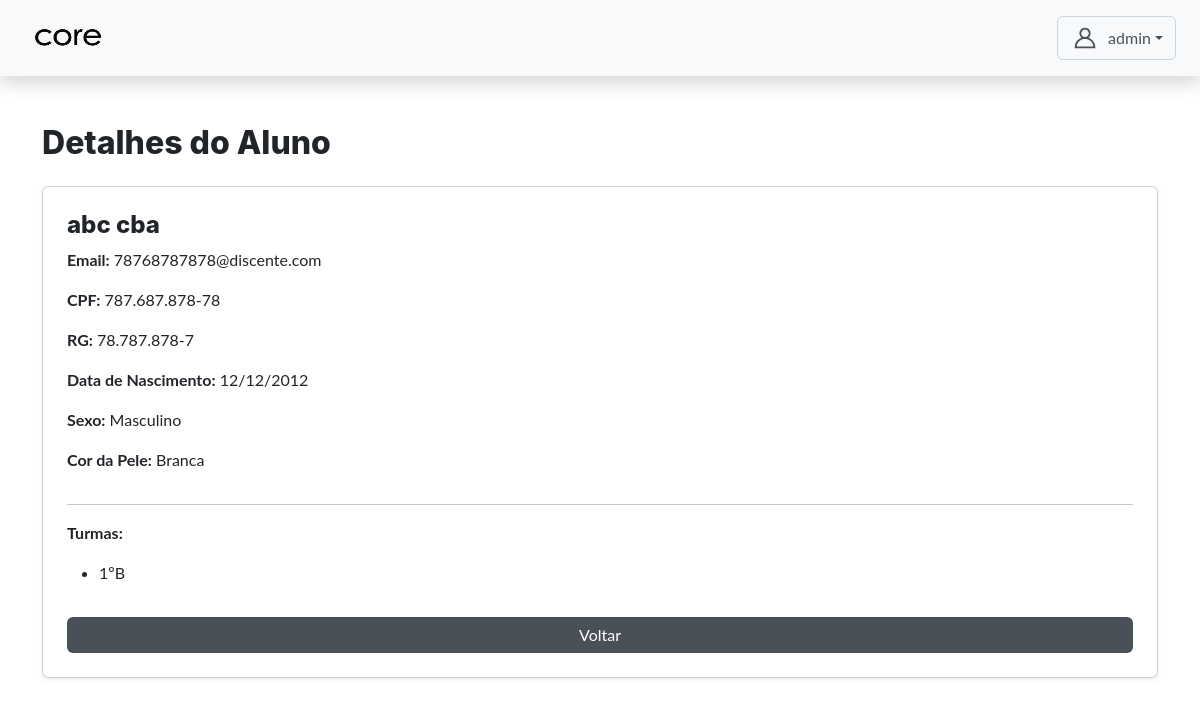
Page /autenticacao/admin/aluno_crud/alunos/14/ver/ (signed in) on the committed database.
### core/models.py (models this page shows, shortened)
class CustomUser(AbstractUser):
    TIPO_CHOICES = (
        ('admin', 'Admin'),
        ('professor', 'Professor'),
        ('aluno', 'Aluno'),
    )
    tipo = models.CharField(max_length=10, choices=TIPO_CHOICES, default='admin')
    data_nascimento = models.DateField(null=True, blank=True)
    cpf = models.CharField(max_length=14, unique=True, null=True, blank=True)
    rg = models.CharField(max_length=12, unique=True, null=True, blank=True)
    SEXO_CHOICES = [
    ('M', 'Masculino'),
    ('F', 'Feminino'),
]
    COR_PELE_CHOICES = [
    ('branca', 'Branca'),
    ('preta', 'Preta'),
    ('parda', 'Parda'),
    ('amarela', 'Amarela'),
    ('indigena', 'Indígena'),
]
    sexo = models.CharField(max_length=1, choices=SEXO_CHOICES, null=True, blank=True)
    cor_pele = models.CharField(max_length=20, choices=COR_PELE_CHOICES, null=True, blank=True)
    senha_temporaria = models.BooleanField(default=False)

class Turma(models.Model):
    nome = models.CharField(max_length=50, unique=True)

### autenticacao/views.py (the view)
# urls.py: path('admin/aluno_crud/alunos/<int:aluno_id>/ver/', views.ver_detalhes_aluno, name='ver_detalhes_aluno'),
@login_required
def ver_detalhes_aluno(request, aluno_id):
    if request.user.tipo != 'admin':
        messages.error(request, "Acesso negado.")
        return redirect('login')
    aluno = get_object_or_404(CustomUser, id=aluno_id, tipo='aluno')
    turmas = Turma.objects.filter(alunoturma__aluno=aluno)
    return render(request, 'admin/aluno_crud/detalhes_aluno.html', {
        'aluno': aluno,
        'turmas': turmas
    })

### templates/admin/aluno_crud/detalhes_aluno.html (shortened to what this page needs)
{% extends 'base.html' %}
{% load static %}
    {% block content %}
      <h2>Detalhes do Aluno</h2>
      <div class="card p-4 shadow-sm mt-4">
        <h4>{{ aluno.get_full_name }}</h4>
        <p><strong>Email:</strong> {{ aluno.email }}</p>
        {% with cpf=aluno.cpf %}
          <p><strong>CPF:</strong> {{ cpf|slice:":3" }}.{{ cpf|slice:"3:6" }}.{{ cpf|slice:"6:9" }}-{{ cpf|slice:"9:" }}</p>
        {% endwith %}
        {% with rg=aluno.rg %}
          <p><strong>RG:</strong> {{ rg|slice:":2" }}.{{ rg|slice:"2:5" }}.{{ rg|slice:"5:8" }}-{{ rg|slice:"8:" }}</p>
        {% endwith %}
        <p>
          <strong>Data de Nascimento:</strong>
          {{ aluno.data_nascimento|date:"d/m/Y"|default:"Não informada" }}
        </p>
        <p><strong>Sexo:</strong> {{ aluno.get_sexo_display }}</p>
        <p><strong>Cor da Pele:</strong> {{ aluno.get_cor_pele_display }}</p>
        <hr />
        <p><strong>Turmas:</strong></p>
        <ul>
          {% for turma in turmas %}
          <li>{{ turma.nome }}</li>
          {% empty %}
          <li>Nenhuma turma atribuída</li>
          {% endfor %}
        </ul>
        <a href="{% url 'gerenciar_alunos' %}" class="btn btn-secondary mt-3"
          >Voltar</a
        >
      </div>
    {% endblock content %}

### templates/base.html (shortened to what this page needs)
{% load static %}
<!DOCTYPE html>
<html lang="pt-br">
<head>
  <link href="https://cdn.jsdelivr.net/npm/bootstrap@5.3.6/dist/css/bootstrap.min.css" rel="stylesheet"/>
  <link rel="stylesheet" href="{% static 'css/style.css' %}" />
</head>
<body>
  <nav class="navbar navbar-light bg-light justify-content-between px-4 py-3 shadow">
    <span class="navbar-brand mb-0 h1">
      <img src="{%static 'assets/icon/core3.png'%}" width='100%' height='30px' class="me-2">
    </span>
    <div class="d-flex align-items-center">
      <div class="dropdown">
        <button class="btn btn-outline-secondary dropdown-toggle d-flex align-items-center" type="button" data-bs-toggle="dropdown">
        <span>{{ request.user.first_name }}</span>
      </button>
    </div>
  </div>
</nav>
  <main class="container py-5">
    {% block content %}
    {% endblock content %}
  </main>
</body>
</html>

### templates/admin/aluno_crud/detalhes_aluno.html (style rules this page uses)
.btn-outline-secondary { --bs-btn-color: #495057; --bs-btn-border-color: #ced4da; --bs-btn-hover-color: #fff; --bs-btn-hover-bg: #495057; --bs-btn-hover-border-color: #495057; --bs-btn-focus-shadow-rgb: 206, 212, 218; --bs-btn-active-color: #fff; --bs-btn-active-bg: #495057; --bs-btn-active-border-color: #495057; --bs-btn-active-shadow: inset 0 3px 5px rgba(0, 0, 0, 0.125); --bs-btn-disabled-color: #495057; --bs-btn-disabled-bg: transparent; --bs-btn-disabled-border-color: #495057; --bs-gradient: none; }
.btn-secondary { --bs-btn-color: #fff; --bs-btn-bg: #495057; --bs-btn-border-color: #ff6495057a00; --bs-btn-hover-color: #fff; --bs-btn-hover-bg: #495057; --bs-btn-hover-border-color: #495057; --bs-btn-focus-shadow-rgb: 206, 212, 218; --bs-btn-active-color: #fff; --bs-btn-active-bg: #495057; --bs-btn-active-border-color: #495057; --bs-btn-active-shadow: inset 0 3px 5px rgba(0, 0, 0, 0.125); --bs-btn-disabled-color: #fff; --bs-btn-disabled-bg: #495057; --bs-btn-disabled-border-color: #495057; }

### rows in the picture
CustomUser: user.first_name "admin"
CustomUser: get_full_name "abc cba", email "78768787878@discente.com", cpf "787", cpf "687", cpf "878", cpf "78", rg "78", rg "787", rg "878", rg "7", data_nascimento "12/12/2012", sexo "Masculino", cor_pele "Branca"
Turma: nome "1ºB"
